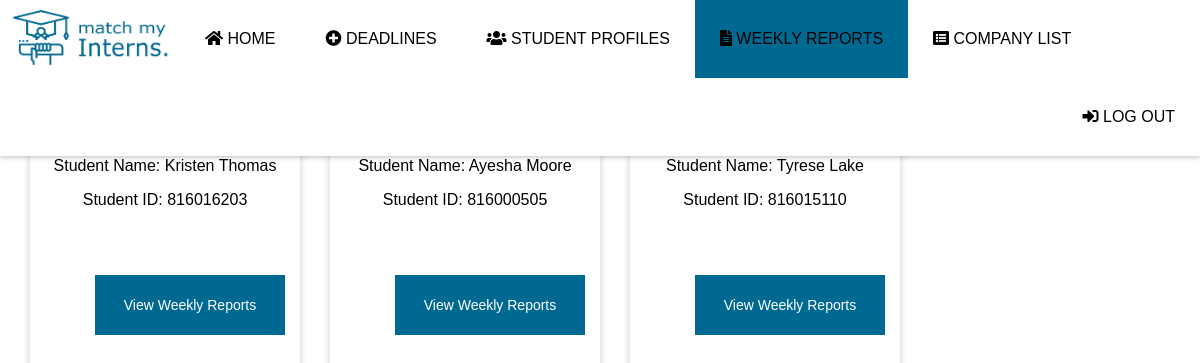
The page /dcitWeeklyReports (signed in) on the database its author committed.
### models.py (models this page shows, shortened)
class Student(db.Model, UserMixin, ):
    studentID = db.Column(db.Integer, primary_key=True)
    name = db.Column(db.String(120), nullable=False)
    gpa = db.Column(db.String(120), nullable=False)
    email = db.Column(db.String(120), unique=True, nullable=False)
    uwiid = db.Column(db.Integer, unique=True, nullable=False)
    country = db.Column(db.String(120), nullable=False)
    curr_degree = db.Column(db.String(120), nullable=False)
    year_of_study = db.Column(db.Integer, nullable=False)
    credits = db.Column(db.Integer, nullable=False)
    enrollment = db.Column(db.String(120), nullable=False)
    transcript = db.Column(db.String(120), nullable=False)
    resume = db.Column(db.String(120), nullable=False)
    essay = db.Column(db.String(120), nullable=False)
    photo = db.Column(db.String(120), nullable=False)
    language = db.Column(db.String(300), nullable=True)
    design = db.Column(db.String(300), nullable=True)
    dbms = db.Column(db.String(300), nullable=True)

### main.py (the view)
@app.route("/dcitWeeklyReports", methods=(['GET', 'POST']))
@login_required
def dcitWeeklyReports():
    if request.method == 'GET':
        s_list = Student.query.all()
        reports = Report.query.all()
        return render_template("dcit-weeklyreports.html", student_list=s_list, report_list=reports)
    elif request.method == 'POST':
        st_id = request.form.get('v_report')
        st_curr = Student.query.filter_by(uwiid=st_id).first()
        reports = Report.query.all()
        return render_template("dcit-individualreports.html", report_list=reports, st_curr=st_curr)

### main.py (called while the page is built)
@login_manager.user_loader
def user_loader(email):
    return User.query.get(email)

### models.py (called while the page is built)
    @property
    def is_authenticated(self):
        return True

### templates/dcit-weeklyreports.html (shortened to what this page needs)
<!DOCTYPE html>
<html lang="en">
<head>
    <link rel="stylesheet" href="../static/css/navigationbar.css">
    <link rel="stylesheet" href="https://cdnjs.cloudflare.com/ajax/libs/font-awesome/4.7.0/css/font-awesome.min.css">
</head>
<body>
     <nav class="navbar navbar-inverse" style="z-index:2;">
        <div class="container-fluid">
            <ul class="nav navbar-nav">
                <li> <img src=" ../static/images/mmi_logo.png" alt="Match My Interns" width="180" height="75">  </li>
                <li class=""><a href="dcitHome"> <span class = "fa fa-home"> </span> HOME </a> </li>
                <li class=""><a href="deadlines"> <i class="fas fa-plus-circle"> </i> DEADLINES </a> </li>
                <li class=""><a href="dcitStudentProfiles"> <i class="fas fa-users"> </i> STUDENT PROFILES </a> </li>
                <li class="active"><a href="dcitWeeklyReports"> <i class="fas fa-file-alt"> </i> WEEKLY REPORTS </a> </li>
                <li class=""><a href="dcitCompanyList"> <i class="fas fa-list-alt"> </i> COMPANY LIST </a> </li>
                <li class="right"><a href="logout"> <i class="fas fa-sign-in-alt"> </i> LOG OUT</a></li>
            </ul>
        </div>
    </nav>
    <br> <br> <br>
    <br> <br> <br>
    <form action="/dcitWeeklyReports" method="POST">
        {% for student in student_list %}
        <div class="student_card">
            <p>Student Name: {{student.name}}</p>
            <p> Student ID: {{student.uwiid}}</p>
            <button type="submit" id="v_report" name="v_report" value={{student.uwiid}}>View Weekly Reports</button>
        </div>
        {% endfor %}
    </form>
</body>
</html>

### static/css/navigationbar.css (style rules this page uses)
ul { list-style-type: none; margin: 0; padding: 0; overflow: hidden; background-color: #ffffff; }
li { float: left; }
li a { display: block; color: black; text-align: center; padding: 30px 25px; text-decoration: none; }
.active { background-color: #006992; }
.right { float: right; }
nav { box-shadow: 0 2px 4px 0 rgba(0,0,0,.2); position: fixed; top: 0px; width: 100%; }
body { margin:0; font-family: Helvetica; }
button { background-color: #006992; color: white; font-size: 14px; width: 190px; height: 60px; margin: 50px; text-align: center; border: none; cursor: pointer; }
.right { right: 0; }
.student_card { box-shadow: 0 4px 8px 0 rgba(0,0,0,0.2); float: left; width: 20%; padding: 15px; text-align: center; margin-left:30px }

### rows shown on the page
Student: name "Kristen Thomas", uwiid "816016203"
Student: name "Ayesha Moore", uwiid "816000505"
Student: name "Tyrese Lake", uwiid "816015110"
